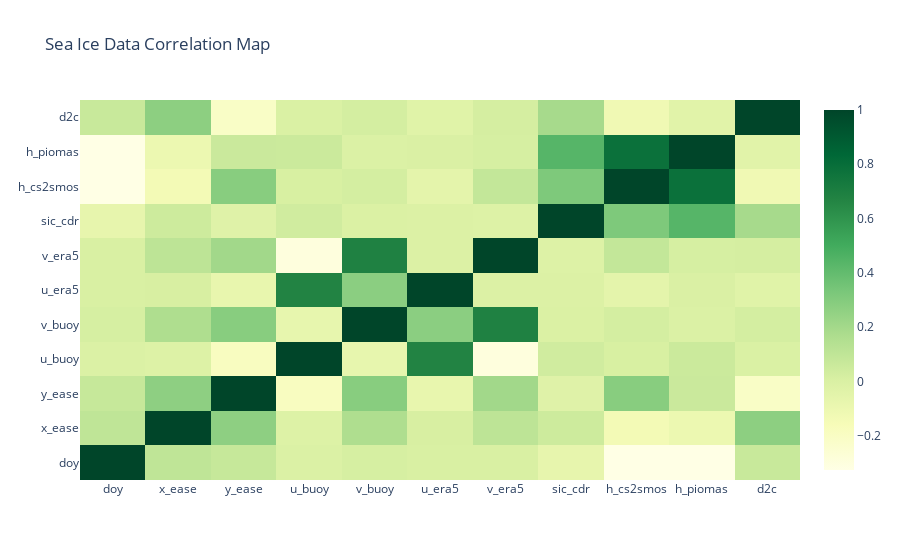

The code cell stored with this chart in its notebook:
### Markdown cell above
Create a correlation map to visualize any important correlations between the variables. 
"Correlation is defined as the strength of the linear relationship between two variables. A correlation coefficient closer to r=1 indicates that when one variable changes, the other variable changes in the same direction (positive or negative) by the same amount. A similar idea applies as the correlation coefficient approaches r=-1, but in this case, the variables have a nearly perfect inverse correlation, meaning that a change in one variable elicits an opposite change in the other variable."  https://medium.com/blockforce-capital/seeing-in-the-dark-creating-crypto-heat-map-correlations-with-plot-ly-7154cf362f92

### Code cell
import plotly.graph_objects as go

fig = go.Figure(data=go.Heatmap(z = df_subset[columns_normalized].corr(),
                               x = columns_normalized,
                               y = columns_normalized,
                                colorscale= "ylgn"))

fig.update_layout(title="Sea Ice Data Correlation Map")
                
fig.show()

### Figure 1 — Plotly figure (JSON) as saved in the notebook; plotly's stock layout.template omitted (floating-point values rounded to 4 significant figures)
{"data": [{"colorscale": [[0, "rgb(255,255,229)"], [0.125, "rgb(247,252,185)"], [0.25, "rgb(217,240,163)"], [0.375, "rgb(173,221,142)"], [0.5, "rgb(120,198,121)"], [0.625, "rgb(65,171,93)"], [0.75, "rgb(35,132,67)"], [0.875, "rgb(0,104,55)"], [1, "rgb(0,69,41)"]], "type": "heatmap", "x": ["doy", "x_ease", "y_ease", "u_buoy", "v_buoy", "u_era5", "v_era5", "sic_cdr", "h_cs2smos", "h_piomas", "d2c"], "y": ["doy", "x_ease", "y_ease", "u_buoy", "v_buoy", "u_era5", "v_era5", "sic_cdr", "h_cs2smos", "h_piomas", "d2c"], "z": [[1, 0.1036, 0.07828, -0.008187, 0.01593, 0.004235, 0.003608, -0.07052, -0.3243, -0.3261, 0.07013], [0.1036, 1, 0.2691, -0.01735, 0.1643, 0.01024, 0.1115, 0.04896, -0.138, -0.101, 0.2715], [0.07828, 0.2691, 1, -0.1853, 0.2876, -0.07738, 0.2061, -0.02881, 0.2876, 0.06318, -0.2101], [-0.008187, -0.01735, -0.1853, 1, -0.07414, 0.6735, -0.2954, 0.04064, 0.009567, 0.05998, -0.001574], [0.01593, 0.1643, 0.2876, -0.07414, 1, 0.2771, 0.6885, -0.005403, 0.02314, -0.007791, 0.02433], [0.004235, 0.01024, -0.07738, 0.6735, 0.2771, 1, -0.009917, -0.01312, -0.05485, -0.001401, -0.03569], [0.003608, 0.1115, 0.2061, -0.2954, 0.6885, -0.009917, 1, -0.01858, 0.08692, 0.0169, 0.02139], [-0.07052, 0.04896, -0.02881, 0.04064, -0.005403, -0.01312, -0.01858, 1, 0.3176, 0.4389, 0.1898], [-0.3243, -0.138, 0.2876, 0.009567, 0.02314, -0.05485, 0.08692, 0.3176, 1, 0.783, -0.1205], [-0.3261, -0.101, 0.06318, 0.05998, -0.007791, -0.001401, 0.0169, 0.4389, 0.783, 1, -0.04013], [0.07013, 0.2715, -0.2101, -0.001574, 0.02433, -0.03569, 0.02139, 0.1898, -0.1205, -0.04013, 1]]}], "layout": {"title": {"text": "Sea Ice Data Correlation Map"}}}
